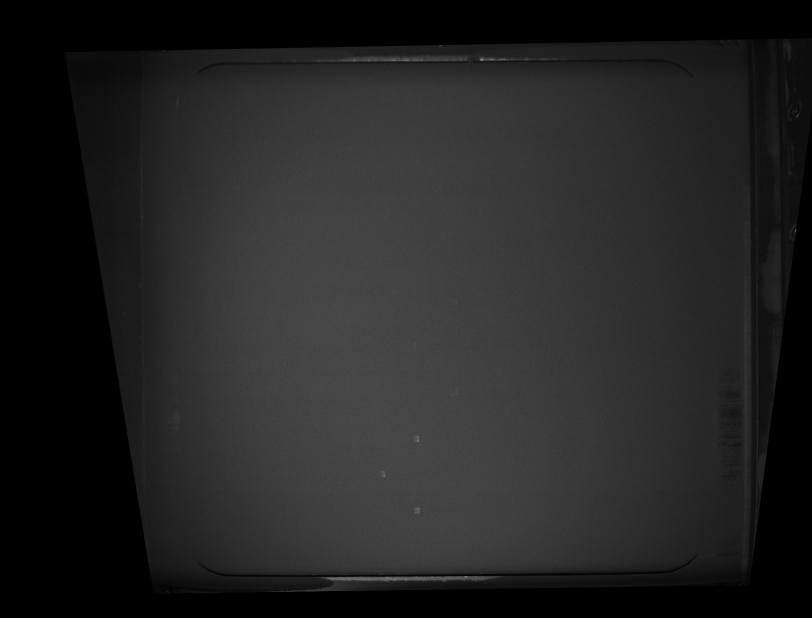
#> input picture recoating/2021-02-18_08-44-31_layer_00022.jpg, 1624 x 1236 px (shown at 1/2 size); its folder holds 4 pictures in this run; the run also reads 2 pictures not shown here
$ jupyter execute --allow-errors main.ipynb
#> lines starting #> are read from the running program, lines starting #| are printed output that depends on the picture; after the words box and inside, x2 and y2 are one past the last pixel; in counts of white or black regions, pixels touching at a corner belong together
# Big-Data-Praktikum: Vorverarbeitung und Autoencoder-Pseudo-Labelling

Ziel dieses ersten Implementierungsschritts:
1. JPEG-Schichtbilder aus `recoating/` laden.
2. Jedes Schichtbild in 9 Bauteil-Patches zerlegen.
3. Patches normalisieren und als PyTorch-Dataset bereitstellen.
4. Einen Convolutional Autoencoder trainieren.
5. Pro Patch Rekonstruktionsfehler und Latentraum-Distanz berechnen.
6. Daraus per Otsu-Schwelle Pseudo-Labels erzeugen.

[cell 1]
from pathlib import Path
import re
import random
from dataclasses import dataclass

[cell 2]
import numpy as np
import pandas as pd
from PIL import Image
import matplotlib.pyplot as plt

import torch
from torch import nn
from torch.utils.data import Dataset, DataLoader, random_split
import torch.nn.functional as F

from sklearn.preprocessing import MinMaxScaler
from skimage.filters import threshold_otsu

from scipy import ndimage as ndi
from scipy.signal import find_peaks

[cell 3]
# Reproduzierbarkeit
SEED = 42
random.seed(SEED)
np.random.seed(SEED)
torch.manual_seed(SEED)
#> (this line was passed over: torch is not available in this run)
torch.cuda.manual_seed_all(SEED)
#> (this line was passed over: torch is not available in this run)

#> (the rest of this cell did not finish here and is left out)

[cell 4]
@dataclass
class Config:
    data_dir: Path = Path("recoating")
    image_glob: str = "*.jpg"
    patch_size: int = 128
    crop_fraction: float = 0.32
    calibration_images: int = 45
    calibration_scale: float = 0.35
    temporal_threshold_percentile: float = 99.0
    search_border_fraction: float = 0.08
    min_component_pixels: int = 80
    min_interval_width: int = 8
    fallback_grid_margin_fraction: float = 0.14
    batch_size: int = 64
    num_workers: int = 0
    train_fraction: float = 0.85
    epochs: int = 10
    learning_rate: float = 1e-3
    latent_dim: int = 64
    alpha: float = 0.7  # Gewichtung: Rekonstruktionsfehler vs. Latentraum-Distanz
    output_dir: Path = Path("outputs")

cfg = Config()
cfg.output_dir.mkdir(exist_ok=True)

## 1. Bilder finden und Schichtnummern extrahieren

Erwartet wird ein Ordner `recoating/` mit ca. 1081 Graustufenbildern. Die Sortierung erfolgt robust über die erste Zahl im Dateinamen; falls keine Zahl gefunden wird, wird lexikografisch sortiert.

[cell 5]
def extract_layer_number(path: Path) -> int:
    match = re.search(r"\d+", path.stem)
    return int(match.group()) if match else -1

[cell 6]
image_paths = sorted(cfg.data_dir.glob(cfg.image_glob), key=lambda p: (extract_layer_number(p), p.name))
print(f"Gefundene Bilder: {len(image_paths)}")
if image_paths:
    print("Erstes Bild:", image_paths[0])
    print("Letztes Bild:", image_paths[-1])
else:
    raise FileNotFoundError(f"Keine Bilder gefunden unter {cfg.data_dir.resolve()} mit Muster {cfg.image_glob}")

## 2. Vorverarbeitung: 9 Bauteil-Patches pro Schichtbild

Laut Aufgabenentwurf enthält jedes Schichtbild neun zentriert angeordnete Bauteile. Die Herausforderung ist, dass die Bauteile im Kamerabild nur als kleine Strukturen im mittleren Pulverbettbereich erscheinen. Ein Raster über das komplette Bild oder über eine grobe Gesamt-ROI ist deshalb zu ungenau.

Die genaue Lösung kalibriert die tatsächlichen Bauteilpositionen über die zeitliche Änderung der Bildsequenz: Statische Bereiche wie Pulverbett, Kamerarand und Beleuchtungsgradient bleiben über viele Schichten ähnlich, während die Bauteile durch ihre wachsenden Querschnitte an festen Positionen auffallen. Aus einer temporalen Standardabweichungskarte werden drei Zeilen- und drei Spaltenzentren bestimmt. Danach werden alle Bilder mit diesen kalibrierten Zentren und einem engen Crop zugeschnitten.

[cell 7]
def load_grayscale(path: Path) -> np.ndarray:
    image = Image.open(path).convert("L")
#> image is the input picture: PIL image 1624x1236 L; min 0, max 173, mean 35.3
    arr = np.asarray(image, dtype=np.float32) / 255.0
    return arr

[cell 8]
@dataclass
class GridSpec:
    y_centers: list[int]
    x_centers: list[int]
    crop_side: int
    temporal_map: np.ndarray | None = None


def normalize_robust(arr: np.ndarray) -> np.ndarray:
    low, high = np.percentile(arr, [2, 98])
#> low = 0; high = 0.275
    return np.clip((arr - low) / max(high - low, 1e-6), 0.0, 1.0)
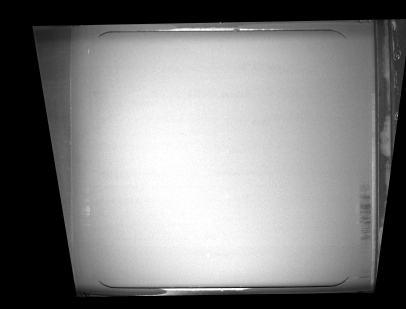
#> returned value: shape (1236, 1624) float32 (shown at 1/4 size); min 0, max 1, mean 0.503


def resize_for_calibration(arr: np.ndarray, scale: float) -> np.ndarray:
#> called with scale = 0.35
    if scale == 1.0:
        return arr
    return ndi.zoom(arr, zoom=scale, order=1)
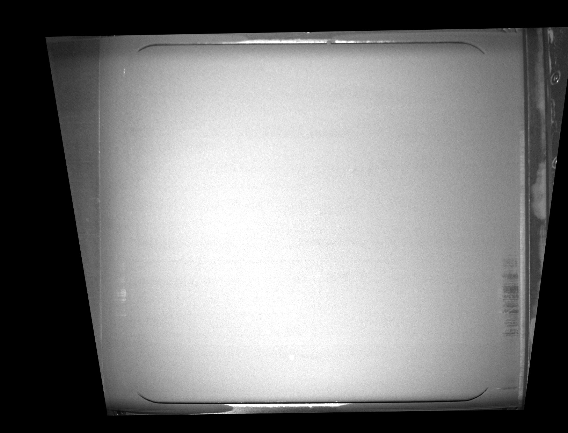
#> returned value: shape (433, 568) float32; min 0, max 1, mean 0.502


def remove_small_components(mask: np.ndarray, min_pixels: int) -> np.ndarray:
    labeled, n_labels = ndi.label(mask)
    if n_labels == 0:
        return mask
    counts = np.bincount(labeled.ravel())
    keep = counts >= min_pixels
    keep[0] = False
    return keep[labeled]


def make_temporal_change_map(paths: list[Path]) -> np.ndarray:
    """Erzeugt eine Karte der zeitlichen Bildänderung.

    Statische Kanten des Kamerabildes werden dadurch weitgehend unterdrückt,
    während die Bauteilpositionen sichtbar werden, weil sich deren Querschnitte
    über die Schichten verändern."""
    n = min(cfg.calibration_images, len(paths))
    sample_indices = np.linspace(0, len(paths) - 1, n).round().astype(int)
    frames = []
    for idx in sample_indices:
        arr = load_grayscale(paths[idx])
        arr = normalize_robust(arr)
        arr_small = resize_for_calibration(arr, cfg.calibration_scale)
        frames.append(arr_small.astype(np.float32))

    stack = np.stack(frames, axis=0)
    temporal_std = np.std(stack, axis=0)
    temporal_std = ndi.gaussian_filter(temporal_std, sigma=1.2)

    # Kameraränder ignorieren; dort entstehen oft hohe, aber irrelevante Kontraste.
    h, w = temporal_std.shape
    by = int(cfg.search_border_fraction * h)
    bx = int(cfg.search_border_fraction * w)
    temporal_std[:by, :] = 0
#> temporal_std: shape (433, 568) float32; min 0, max 0.375, mean 0.0418
    temporal_std[-by:, :] = 0
    temporal_std[:, :bx] = 0
#> temporal_std: shape (433, 568) float32; min 0, max 0.375, mean 0.0405
    temporal_std[:, -bx:] = 0
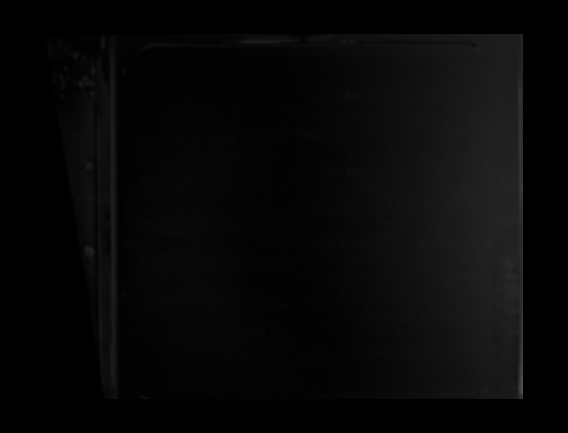
#> temporal_std: shape (433, 568) float32; min 0, max 0.323, mean 0.0313

    temporal_std = temporal_std / max(float(temporal_std.max()), 1e-6)
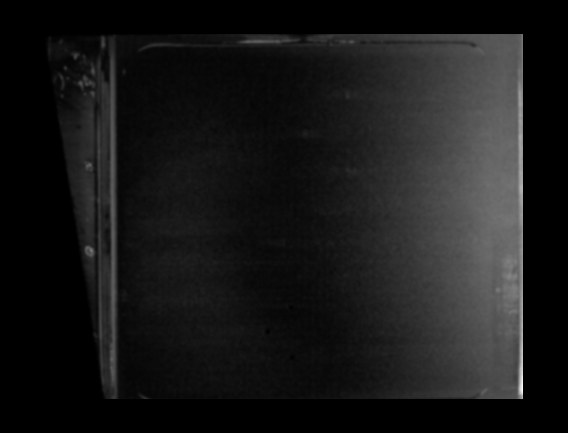
#> temporal_std: shape (433, 568) float32; min 0, max 1, mean 0.0967
    return temporal_std

[cell 9]
def fallback_three_centers_from_profile(smooth: np.ndarray, axis_name: str) -> list[int]:
    """Robuster Fallback, falls die Profil-Peaks nicht klar getrennt sind.

    Bei sehr kleinen Bauteilen oder schwacher Änderung kann das x-Profil als ein breiter
    Bereich erscheinen. Dann wird der aktive Bereich bestimmt und in drei gleichmäßige
    Zentren unterteilt. Das ist immer noch deutlich besser als ein Raster über das ganze Bild.
    """
    active_threshold = max(float(np.percentile(smooth, 75)), 0.08)
    active = smooth >= active_threshold
    idx = np.where(active)[0]

    if len(idx) < 3:
        active_threshold = max(float(np.percentile(smooth, 60)), 0.04)
        idx = np.where(smooth >= active_threshold)[0]

    if len(idx) < 3:
        # Letzter Fallback: zentraler Suchbereich ohne harte Exception.
        lo = int(len(smooth) * 0.25)
        hi = int(len(smooth) * 0.75)
    else:
        lo = int(idx.min())
        hi = int(idx.max())

    width = hi - lo
    margin = int(width * cfg.fallback_grid_margin_fraction)
    lo = min(max(0, lo + margin), len(smooth) - 1)
    hi = max(min(len(smooth) - 1, hi - margin), lo + 2)

    centers = np.linspace(lo, hi, 3).round().astype(int).tolist()
    print(f"Fallback-Zentren für Achse {axis_name}: {centers}")
    return centers


def find_three_centers_from_profile(profile: np.ndarray, axis_name: str, debug: bool = False) -> list[int]:
    smooth = ndi.gaussian_filter1d(profile.astype(np.float32), sigma=2)
    smooth = smooth - np.percentile(smooth, 5)
    smooth = smooth / max(float(smooth.max()), 1e-6)

    # 1) Peak-Suche mit mehreren Toleranzen. Die x-Achse ist oft schwieriger,
    # weil die kleinen Bauteile weniger klar als getrennte Peaks erscheinen.
    for distance_fraction, prominence in [
        (7, 0.04),
        (9, 0.025),
        (12, 0.015),
        (16, 0.008),
    ]:
        min_distance = max(len(smooth) // distance_fraction, 1)
        peaks, _ = find_peaks(smooth, distance=min_distance, prominence=prominence)
        if len(peaks) >= 3:
            peak_scores = smooth[peaks]
            best = sorted(peaks[np.argsort(peak_scores)[-3:]])
            centers = [int(p) for p in best]
            if debug:
                print(f"Peak-Zentren für Achse {axis_name}: {centers}")
            return centers

    # 2) Intervallbildung über adaptive Schwellen.
    for threshold in [0.35, 0.25, 0.18, 0.12, 0.08, 0.05]:
        active = smooth > threshold
        intervals = []
        start = None
        for idx, value in enumerate(active):
            if value and start is None:
                start = idx
            elif not value and start is not None:
                end = idx
                if end - start >= cfg.min_interval_width:
                    intervals.append((start, end, float(smooth[start:end].sum())))
                start = None
        if start is not None:
            end = len(active)
            if end - start >= cfg.min_interval_width:
                intervals.append((start, end, float(smooth[start:end].sum())))

        if len(intervals) >= 3:
            best = sorted(intervals, key=lambda t: t[2], reverse=True)[:3]
            centers = [int(round((start + end) / 2)) for start, end, _ in best]
            centers = sorted(centers)
            if debug:
                print(f"Intervall-Zentren für Achse {axis_name}: {centers}")
            return centers

    # 3) Kein Abbruch mehr: stattdessen kontrollierter Fallback.
    return fallback_three_centers_from_profile(smooth, axis_name)


def estimate_global_grid(paths: list[Path], show_debug: bool = True) -> GridSpec:
    temporal = make_temporal_change_map(paths)

    threshold = np.percentile(temporal[temporal > 0], cfg.temporal_threshold_percentile)
    mask = temporal >= threshold
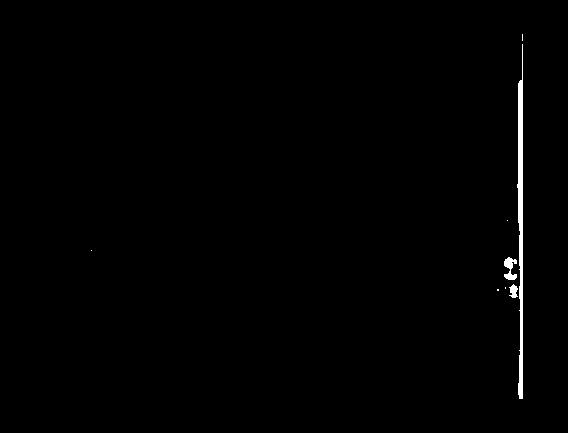
#> mask: shape (433, 568) bool; 0.68% white; 8 white regions (5 under 20 px), largest, box (x1, y1, x2, y2) and area: (517, 44, 523, 399) 1390, (504, 257, 517, 280) 175, (509, 284, 518, 298) 82
    mask = ndi.binary_closing(mask, structure=np.ones((3, 3), dtype=bool), iterations=1)
#> mask: shape (433, 568) bool; 0.69% white; 6 white regions (5 under 20 px), largest, box (x1, y1, x2, y2) and area: (504, 44, 523, 399) 1688
    mask = ndi.binary_fill_holes(mask)
    mask = remove_small_components(mask, cfg.min_component_pixels)
#> in remove_small_components, `labeled, n_labels = ndi.label(mask)`: n_labels = 6
#> in remove_small_components, `counts = np.bincount(labeled.ravel())`: counts = [244241, 7, 1688, 1, 1, 2, 4]
#> in remove_small_components, `keep = counts >= min_pixels`: keep = [True, False, True, False, False, False, False]

    # Gewichtete Profile aus der temporalen Karte: kleine Bauteile bleiben als Peaks erhalten.
    weighted = temporal * mask.astype(np.float32)
    if weighted.sum() == 0:
        weighted = temporal

    y_profile = weighted.sum(axis=1)
    x_profile = weighted.sum(axis=0)

    y_small = find_three_centers_from_profile(y_profile, axis_name="y", debug=show_debug)
    x_small = find_three_centers_from_profile(x_profile, axis_name="x", debug=show_debug)
#| Fallback-Zentren für Achse x: [511, 517, 523]

    scale = cfg.calibration_scale
    y_centers = [int(round(y / scale)) for y in y_small]
    x_centers = [int(round(x / scale)) for x in x_small]

    y_spacing = np.diff(sorted(y_centers))
    x_spacing = np.diff(sorted(x_centers))
    min_spacing = min(float(y_spacing.min()), float(x_spacing.min()))
    crop_side = int(min_spacing * cfg.crop_fraction)
    crop_side = max(32, crop_side)

    print("Kalibrierte y-Zentren:", y_centers)
    print("Kalibrierte x-Zentren:", x_centers)
    print("Patch-Crop-Seitenlänge im Originalbild:", crop_side)

    if show_debug:
        # Debugbild auf Originalgröße hochskalieren, damit es direkt mit dem Kamerabild vergleichbar ist.
        debug_map = ndi.zoom(temporal, zoom=1 / scale, order=1)
        sample_path = paths[len(paths) // 2]
        sample = load_grayscale(sample_path)

        fig, axes = plt.subplots(1, 3, figsize=(18, 5))
        axes[0].imshow(sample, cmap="gray")
        axes[0].set_title(f"Beispielbild: {sample_path.name}")
        axes[0].axis("off")

        axes[1].imshow(debug_map, cmap="magma")
        axes[1].set_title("temporale Änderungskarte")
        axes[1].axis("off")

        axes[2].imshow(sample, cmap="gray")
        for y in y_centers:
            axes[2].axhline(y, linewidth=1)
        for x in x_centers:
            axes[2].axvline(x, linewidth=1)
        axes[2].set_title("kalibrierte 3x3-Zentren")
        axes[2].axis("off")
        plt.tight_layout()
        plt.show()
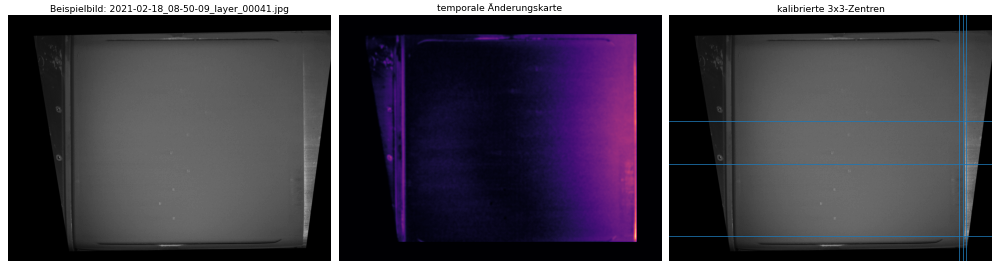
#> figure drawn by matplotlib, 3 panels

        fig, axes = plt.subplots(1, 2, figsize=(14, 4))
        axes[0].plot(y_profile)
        for y in y_small:
            axes[0].axvline(y, linestyle="--")
        axes[0].set_title("y-Profil der temporalen Änderung")
        axes[0].set_xlabel("y im skalierten Kalibrierungsbild")

        axes[1].plot(x_profile)
        for x in x_small:
            axes[1].axvline(x, linestyle="--")
        axes[1].set_title("x-Profil der temporalen Änderung")
        axes[1].set_xlabel("x im skalierten Kalibrierungsbild")
        plt.tight_layout()
        plt.show()
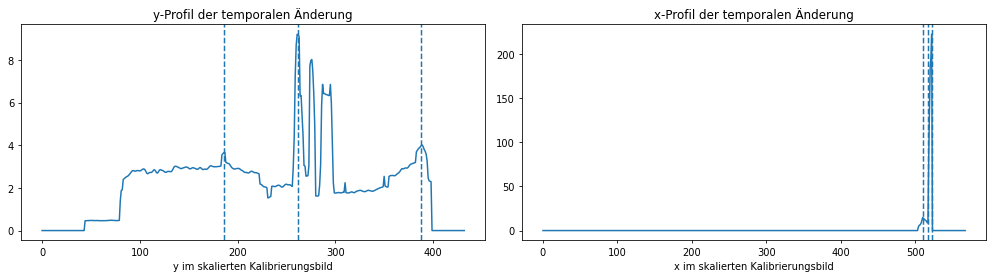
#> figure drawn by matplotlib, 2 panels; panel 1: curve peaks at x = 261, y = 9.21; panel 2: curve peaks at x = 522, y = 222.4

    return GridSpec(
        y_centers=sorted(y_centers),
        x_centers=sorted(x_centers),
        crop_side=crop_side,
        temporal_map=temporal,
    )

[cell 10]
def crop_center_square(arr: np.ndarray, center_y: int, center_x: int, size: int) -> np.ndarray:
    height, width = arr.shape
    half = size // 2
    y1 = max(0, center_y - half)
    y2 = min(height, center_y + half)
    x1 = max(0, center_x - half)
    x2 = min(width, center_x + half)
    crop = arr[y1:y2, x1:x2]

    # Padding, falls der Patch am Bildrand liegt
    pad_top = max(0, half - center_y)
    pad_bottom = max(0, center_y + half - height)
    pad_left = max(0, half - center_x)
    pad_right = max(0, center_x + half - width)
    if any(v > 0 for v in [pad_top, pad_bottom, pad_left, pad_right]):
        crop = np.pad(crop, ((pad_top, pad_bottom), (pad_left, pad_right)), mode="constant", constant_values=0.0)

    return crop

[cell 11]
def image_to_9_patches(path: Path, patch_size: int, grid_spec: GridSpec | None = None) -> list[dict]:
#> called with patch_size = 128
    arr = load_grayscale(path)
    grid = grid_spec if grid_spec is not None else GLOBAL_GRID

    records = []
    layer = extract_layer_number(path)
    for row, cy in enumerate(grid.y_centers):
        for col, cx in enumerate(grid.x_centers):
            crop = crop_center_square(arr, cy, cx, grid.crop_side)
            patch = Image.fromarray((crop * 255).astype(np.uint8)).resize((patch_size, patch_size), Image.Resampling.BILINEAR)
            patch_arr = np.asarray(patch, dtype=np.float32) / 255.0
            records.append({
                "image_path": str(path),
                "layer": layer,
                "position": row * 3 + col,
                "center_y": cy,
                "center_x": cx,
                "crop_side": grid.crop_side,
                "patch": patch_arr,
            })
#> this loop made 3 passes
#> pass 1, in crop_center_square (call 3), `crop = arr[y1:y2, x1:x2]`:
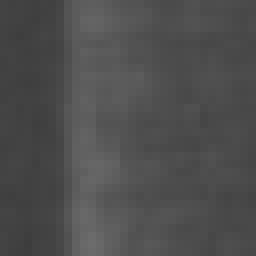
#> crop: shape (32, 32) float32 (shown 8 times larger); min 0.239, max 0.424, mean 0.306
    return records

[cell 12]
# Beispielvisualisierung und globale Grid-Kalibrierung
GLOBAL_GRID = estimate_global_grid(image_paths, show_debug=True)

def show_patch_grid_on_image(path: Path, grid_spec: GridSpec = GLOBAL_GRID):
    arr = load_grayscale(path)
    records = image_to_9_patches(path, cfg.patch_size, grid_spec=grid_spec)

    plt.figure(figsize=(9, 7))
    plt.imshow(arr, cmap="gray")
    plt.title(f"Kalibrierte enge Crops: {path.name}")

    for rec in records:
        half = rec["crop_side"] // 2
        x = rec["center_x"] - half
        y = rec["center_y"] - half
        plt.gca().add_patch(plt.Rectangle((x, y), rec["crop_side"], rec["crop_side"], fill=False, linewidth=1))
        plt.text(rec["center_x"], rec["center_y"], str(rec["position"]), ha="center", va="center")

    plt.axis("off")
    plt.tight_layout()
    plt.show()
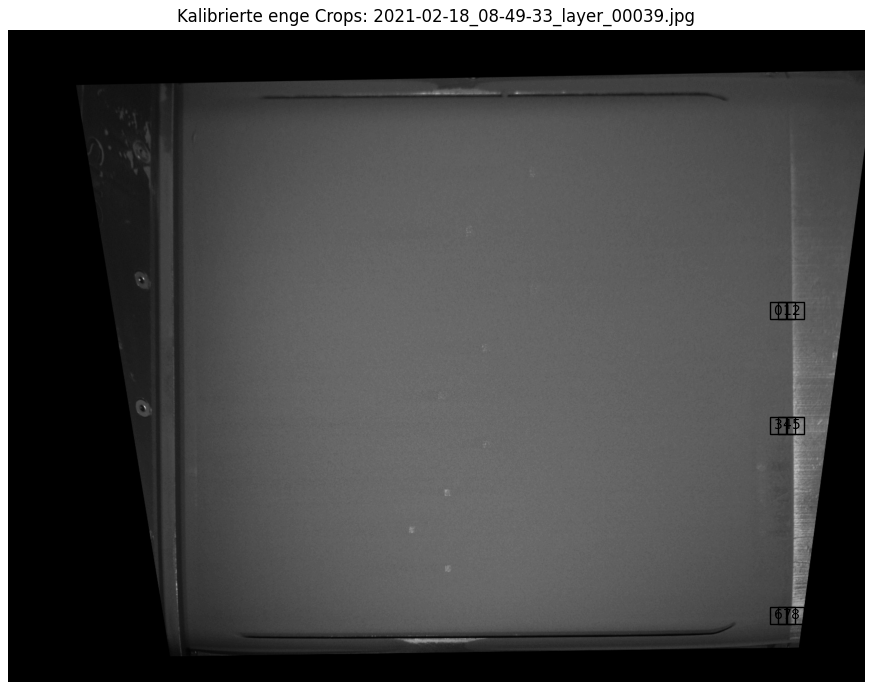
#> figure drawn by matplotlib, 1 panel


# Diagnose auf mehreren Schichten, damit falsche Zentren sofort sichtbar werden.
for sample_idx in [len(image_paths) // 4, len(image_paths) // 2, int(len(image_paths) * 0.75)]:
    show_patch_grid_on_image(image_paths[sample_idx], grid_spec=GLOBAL_GRID)

sample_path = image_paths[len(image_paths) // 2]
sample_records = image_to_9_patches(sample_path, cfg.patch_size, grid_spec=GLOBAL_GRID)
#> the loop in image_to_9_patches (call 4), `for row, cy in enumerate(grid.y_centers):` made 3 passes
#> pass 3, in crop_center_square (call 35), `crop = arr[y1:y2, x1:x2]`:
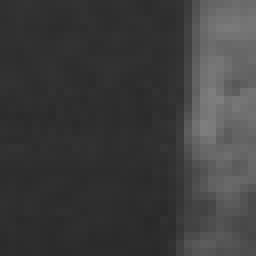
#> crop: shape (32, 32) float32 (shown 8 times larger); min 0.161, max 0.494, mean 0.238
fig, axes = plt.subplots(3, 3, figsize=(8, 8))
for ax, rec in zip(axes.ravel(), sample_records):
    ax.imshow(rec["patch"], cmap="gray")
    ax.set_title(f"Pos. {rec['position']}")
    ax.axis("off")
plt.tight_layout()
plt.show()

[cell 13]
all_records = []
for i, path in enumerate(image_paths, start=1):
    all_records.extend(image_to_9_patches(path, cfg.patch_size, grid_spec=GLOBAL_GRID))
    if i % 100 == 0 or i == len(image_paths):
        print(f"Vorverarbeitung: {i}/{len(image_paths)} Bilder")

metadata = pd.DataFrame([{k: v for k, v in rec.items() if k != "patch"} for rec in all_records])
patches = np.stack([rec["patch"] for rec in all_records]).astype(np.float32)

print("Patches:", patches.shape)  # Erwartet: ca. (1081 * 9, 128, 128)
#| Patches: (36, 128, 128)
